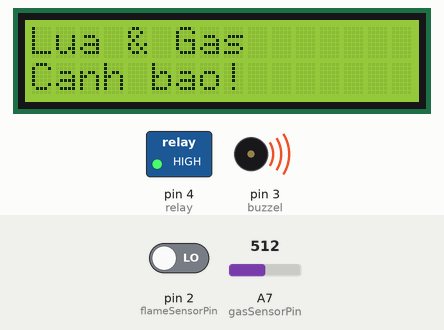
Simulated run of this sketch. Board: Arduino Nano, built with avr-gcc and run on an emulated ATmega328P. On the bench: 16×2 character LCD, switched loads named in the sketch (green lamp = pin HIGH), buzzer (waves = sounding, pin HIGH). The test bench sets the inputs (shaded band); at power-on: A7 (gasSensorPin) = 512, pin 2 (flameSensorPin) LOW. What the sketch prints to the serial monitor is not drawn.

Above: at 3.2 s.
3.3 s: A7 (gasSensorPin) set to 413
4.8 s: A7 (gasSensorPin) set to 384
At 5.9 s:
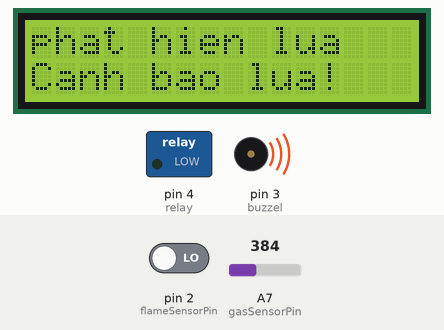
6.7 s: pin 2 (flameSensorPin) driven HIGH
At 7.8 s:
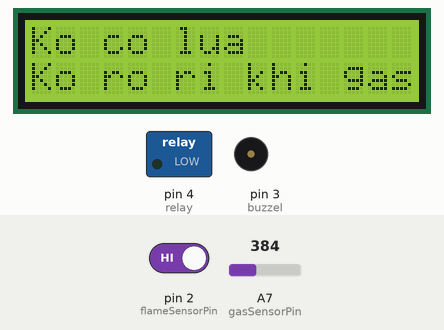
8.3 s: A7 (gasSensorPin) set to 410
At 9.5 s:
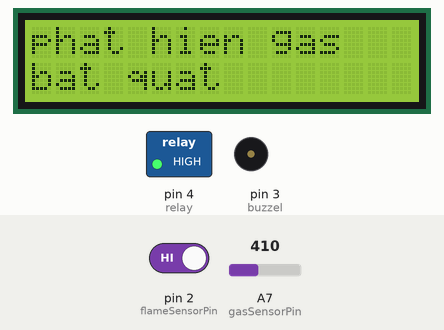
9.9 s: A7 (gasSensorPin) set to 390
At 11.1 s:
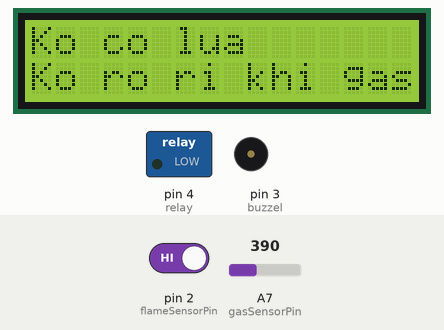
11.4 s: A7 (gasSensorPin) set to 511
At 12.8 s:
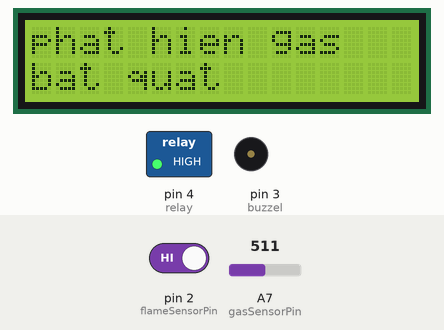
Timing chart, 0 to 14.0 s (numbered marks = the images above; inputs shaded):
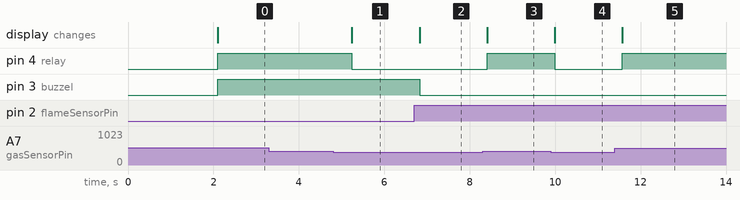

Measured:
- the behaviour switches between 401 and 400 on A7 (gasSensorPin) (found by bisection; images 0 and 1)
- after the input at 3.3 s, every drawn part: stays the same
- after the input at 4.8 s, pin 4 (relay): HIGH → LOW after 0.44 s; the display: changes after 0.44 s (image 1)
- after the input at 6.7 s, pin 3 (buzzel): HIGH → LOW after 0.13 s; the display: changes after 0.13 s (image 2)
- after the input at 8.3 s, pin 4 (relay): LOW → HIGH after 0.11 s; the display: changes after 0.11 s (image 3)
- after the input at 9.9 s, pin 4 (relay): HIGH → LOW after 0.09 s; the display: changes after 0.09 s (image 4)
- after the input at 11.4 s, pin 4 (relay): LOW → HIGH after 0.17 s; the display: changes after 0.17 s (image 5)

The sketch:

code.ino
```cpp
#include <Wire.h>
#include <LiquidCrystal_I2C.h>

// Cảm biến
const int flameSensorPin = 2; // D2 - Cảm biến lửa dạng digital
const int gasSensorPin = A7;  // A7 - Cảm biến gas dạng analog
const int buzzel = 3;         // D3 - Còi báo động
const int relay = 4;          // D4 - Relay

// Ngưỡng phát hiện khí gas
const int gasThreshold = 400;

LiquidCrystal_I2C lcd(0x27, 16, 2);

void setup() {
  Serial.begin(9600);
  pinMode(flameSensorPin, INPUT);
  pinMode(buzzel, OUTPUT);
  pinMode(relay, OUTPUT);

  lcd.init();
  lcd.backlight();
  lcd.setCursor(0, 0);
  lcd.print("Khoi dong...");
  digitalWrite(buzzel, LOW);
  digitalWrite(relay, LOW);
  delay(2000);
  lcd.clear();
}

void loop() {
  lcd.clear();
  bool flameDetected = (digitalRead(flameSensorPin) == LOW);
  int gasValue = analogRead(gasSensorPin);
  bool gasDetected = (gasValue > gasThreshold);

  Serial.print("Gas: ");
  Serial.println(gasValue);

  if (flameDetected && gasDetected) {
    lcd.setCursor(0, 0);
    lcd.print("Lua & Gas ");
    lcd.setCursor(0, 1);
    lcd.print("Canh bao!");
    digitalWrite(buzzel, HIGH);
    digitalWrite(relay, HIGH);  // Có thể bật relay nếu dùng để thông gió, bơm hút gas...
  }
  else if (flameDetected) {
    lcd.setCursor(0, 0);
    lcd.print("phat hien lua");
    lcd.setCursor(0, 1);
    lcd.print("Canh bao lua!");
    digitalWrite(buzzel, HIGH);
    digitalWrite(relay, LOW);   // Không bật relay nếu chỉ có lửa
  }
  else if (gasDetected) {
    lcd.setCursor(0, 0);
    lcd.print("phat hien gas");
    lcd.setCursor(0, 1);
    lcd.print("bat quat");
    digitalWrite(buzzel, LOW);
    digitalWrite(relay, HIGH);  // Bật relay nếu chỉ có khí gas
  }
  else {
    lcd.setCursor(0, 0);
    lcd.print("Ko co lua");
    lcd.setCursor(0, 1);
    lcd.print("Ko ro ri khi gas");
    digitalWrite(buzzel, LOW);
    digitalWrite(relay, LOW);
  }

  delay(500);
}
```
